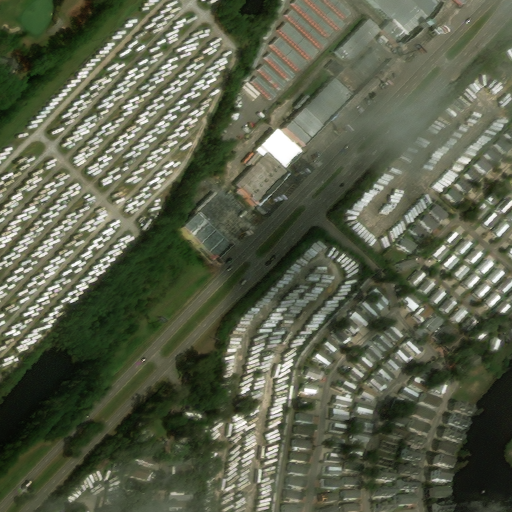
#> input picture sample_images/sample_1_post_disaster.png, 1024 x 1024 px (shown at 1/2 size)
$ python -i damage_assessment.py   (imports and definitions only)
#> lines starting #> are read from the running program, lines starting #| are printed output that depends on the picture
### src/logger.py
import os
import logging
from logging.handlers import RotatingFileHandler

def setup_logger(name: str = "disaster_assessment", log_level: str = "INFO", log_file: str = "logs/disaster_assessment.log", max_bytes: int = 10 * 1024 * 1024, backup_count: int = 5) -> logging.Logger:
    """
    Sets up a logger with both console and rotating file handlers.

    Args:
        name (str): Name of the logger.
        log_level (str): String representation of the logging level (DEBUG, INFO, WARNING, ERROR, CRITICAL).
        log_file (str): Path to the log file.
        max_bytes (int): Maximum size of log file before rotating (10MB default).
        backup_count (int): Number of backup log files to retain.

    Returns:
        logging.Logger: Configured logger instance.
    """
#> further down, picture is the input picture: PIL image 1024x1024 RGB; mean R, G, B 89.8, 95.3, 74.6
    logger = logging.getLogger(name)
    logger.setLevel(getattr(logging, log_level.upper(), logging.INFO))

    # Avoid duplicate handlers if already configured
    if logger.handlers:
        return logger

    # Ensure log directory exists
    log_dir = os.path.dirname(log_file)
    if log_dir and not os.path.exists(log_dir):
        os.makedirs(log_dir, exist_ok=True)

    # Formatters
    formatter = logging.Formatter(
        fmt="%(asctime)s | %(levelname)-8s | %(name)s | %(filename)s:%(lineno)d | %(message)s",
        datefmt="%Y-%m-%d %H:%M:%S"
    )

    # Console Handler
    console_handler = logging.StreamHandler()
    console_handler.setFormatter(formatter)
    logger.addHandler(console_handler)

    # File Handler
    try:
        file_handler = RotatingFileHandler(
            log_file, maxBytes=max_bytes, backupCount=backup_count, encoding="utf-8"
        )
        file_handler.setFormatter(formatter)
        logger.addHandler(file_handler)
    except Exception as e:
        logger.warning(f"Could not create file log handler: {e}. Logging to console only.")

    return logger

# Create default application logger
logger = setup_logger()

### src/damage_assessment.py
import cv2
import numpy as np
from PIL import Image
from typing import Dict, Any, Tuple
from src.logger import logger

class ImageDamageAssessor:
    """
    Automated computer vision system to assess structural damage by comparing
    pre-disaster and post-disaster imagery.
    """

    @staticmethod
    def preprocess_image(image: Image.Image) -> np.ndarray:
        """Converts PIL Image to a normalized grayscale OpenCV matrix."""
        cv_img = np.array(image.convert("RGB"))
        cv_img = cv2.cvtColor(cv_img, cv2.COLOR_RGB2BGR)
        gray = cv2.cvtColor(cv_img, cv2.COLOR_BGR2GRAY)
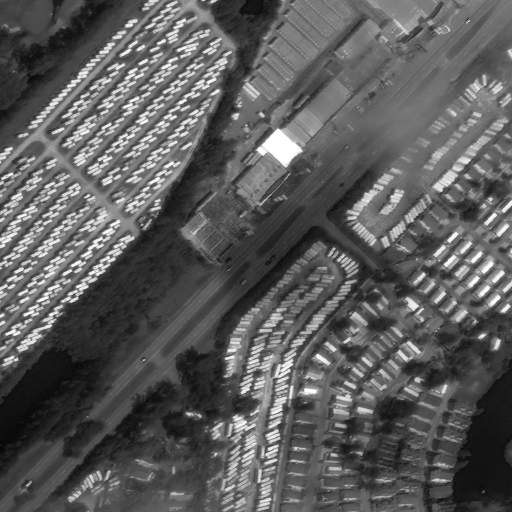
#> gray: shape (1024, 1024) (shown at 1/2 size); min 2, max 255, mean 91.3
        # Apply Gaussian blur to reduce noise
        blurred = cv2.GaussianBlur(gray, (5, 5), 0)
        return blurred

    # [84 lines left out: function analyze_damage, not called in this run]


class GeospatialHazardDamageAssessor:
    """
    Predictive spatial modeling using physical vulnerability curves for
    hazards like floods or high wind speeds (hurricanes).
    """

    # [45 lines left out: functions calculate_wind_damage, calculate_flood_damage, not called in this run]

>>> from PIL import Image
>>> picture = Image.open('../sample_images/sample_1_post_disaster.png')
>>> result = ImageDamageAssessor().preprocess_image(picture)

$ run again, on sample_images/sample_2_post_disaster.png
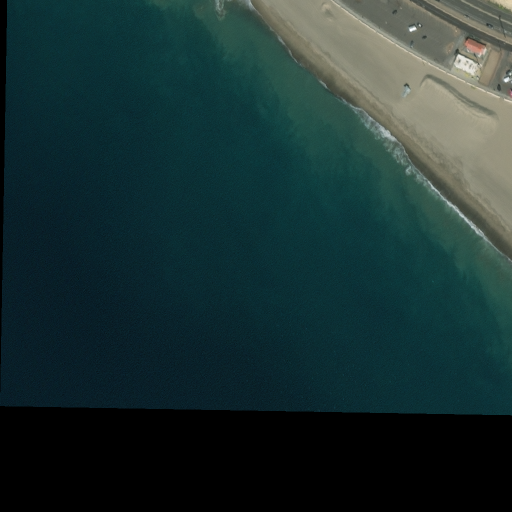
#> input picture sample_images/sample_2_post_disaster.png, 1024 x 1024 px (shown at 1/2 size)
#> picture is the input picture: PIL image 1024x1024 RGB; mean R, G, B 27.7, 50.1, 50.3
#> in preprocess_image, `gray = cv2.cvtColor(cv_img, cv2.COLOR_BGR2GRAY)`:
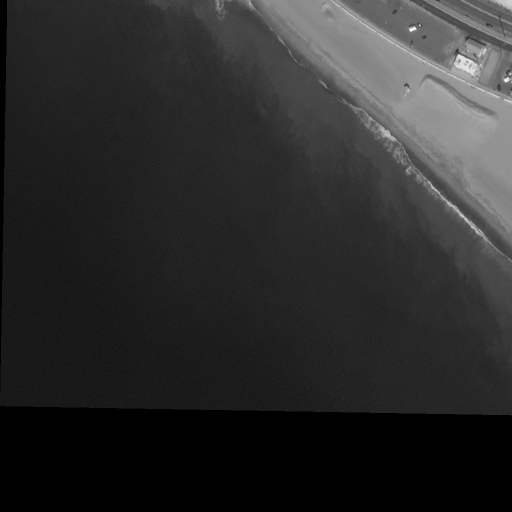
#> gray: shape (1024, 1024) (shown at 1/2 size); min 0, max 255, mean 43.4

$ run again, on sample_images/sample_3_post_disaster.png
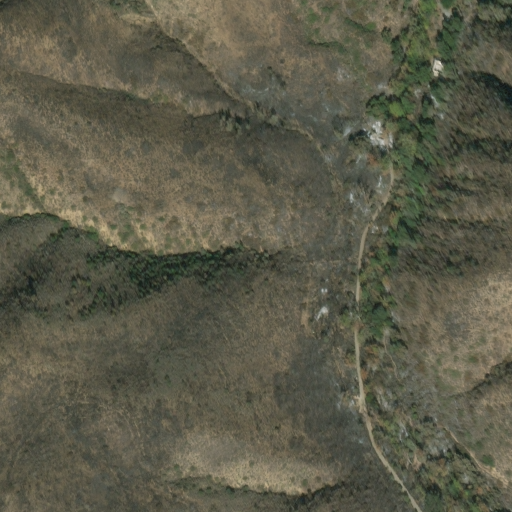
#> input picture sample_images/sample_3_post_disaster.png, 1024 x 1024 px (shown at 1/2 size)
#> picture is the input picture: PIL image 1024x1024 RGB; mean R, G, B 92.3, 91, 73.9
#> in preprocess_image, `gray = cv2.cvtColor(cv_img, cv2.COLOR_BGR2GRAY)`:
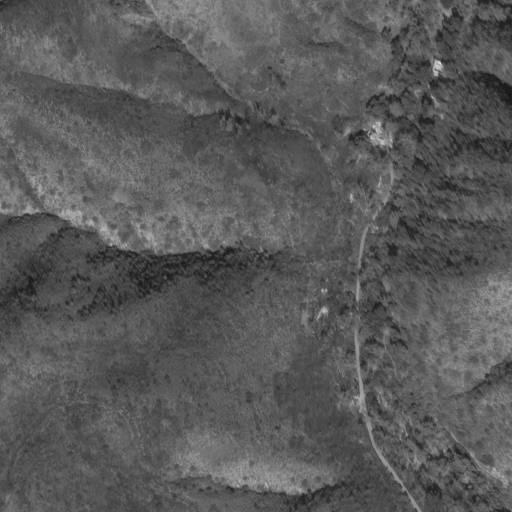
#> gray: shape (1024, 1024) (shown at 1/2 size); min 16, max 235, mean 89.4

$ run again, on sample_images/sample_1_pre_disaster.png
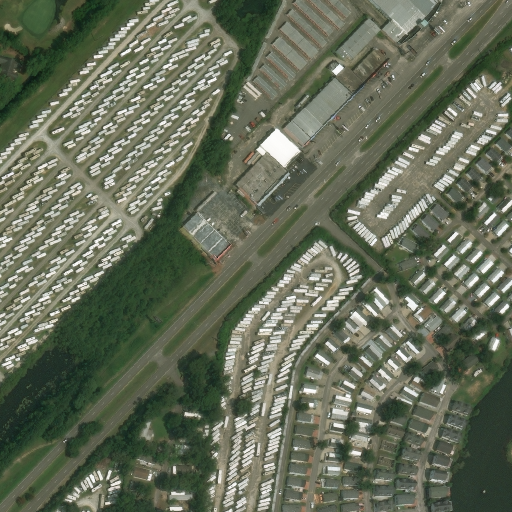
#> input picture sample_images/sample_1_pre_disaster.png, 1024 x 1024 px (shown at 1/2 size)
#> picture is the input picture: PIL image 1024x1024 RGB; mean R, G, B 100.9, 108.3, 88.9
#> in preprocess_image, `gray = cv2.cvtColor(cv_img, cv2.COLOR_BGR2GRAY)`:
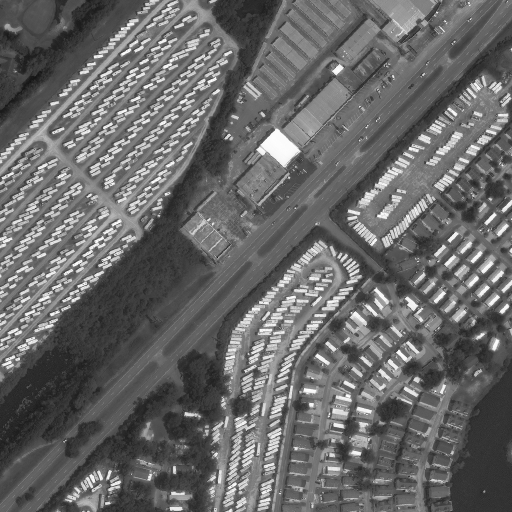
#> gray: shape (1024, 1024) (shown at 1/2 size); min 3, max 255, mean 103.9
